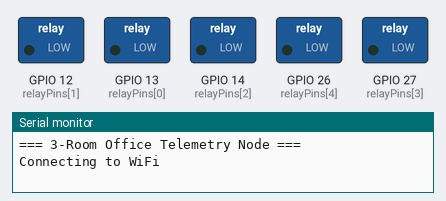
The sketch below on a simulated ESP32. Parts: switched loads named in the sketch (green lamp = pin HIGH), the last lines printed to the serial monitor. WiFi joins after 1.5 s; servers stay silent unless stated; uploads are accepted with an empty reply; the local clock reads 2024-03-15 10:24:30 at power-on unless the sketch sets it; random numbers use the default seed unless the sketch sets one.

Above: at 1.1 s.
At 2.6 s:
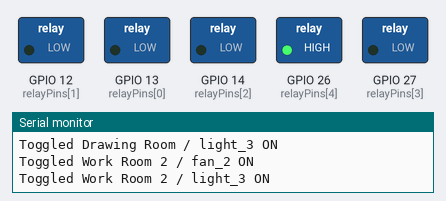
At 18.9 s:
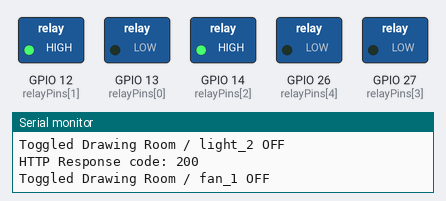
At 20.7 s:
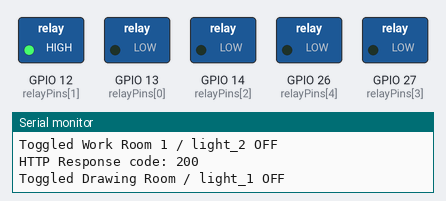
At 30.1 s:
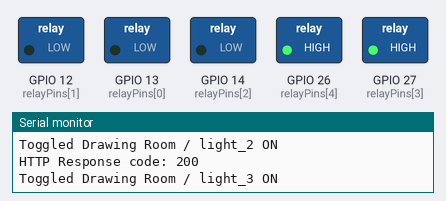
At 38.2 s:
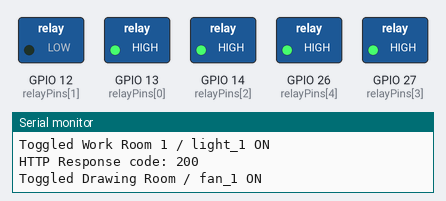
Timing chart, 0 to 39.7 s (numbered marks = the images above):
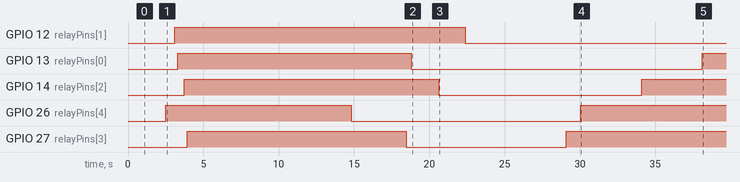

The sketch:

sketch.ino
```cpp
#include <WiFi.h>
#include <HTTPClient.h>
#include <ArduinoJson.h>
#include <time.h>

#define RELAY_ACTIVE_STATE   HIGH
#define RELAY_INACTIVE_STATE (RELAY_ACTIVE_STATE == HIGH ? LOW : HIGH)

// --- Network & Server Configuration ---
const char* ssid = "Wokwi-GUEST";
const char* password = "";

// Ensure your ngrok URL has /api/update at the end!
// NOTE: If you restarted ngrok, this URL will change and you must update it here.
//
// IMPORTANT: this must be the *http://* forwarding URL, not https://.
// Start ngrok with both schemes enabled so it gives you a plain-HTTP URL too:
//   ngrok http 8000 --scheme http --scheme https
// Then copy the "http://..." line it prints (NOT the https:// one) into webhookUrl below.
// This avoids a TLS handshake incompatibility between the ESP32's TLS stack
// and ngrok's edge servers that causes "Error code: -1, connection refused"
// even with WiFiClientSecure + setInsecure().
const char* webhookUrl = "http://fried-resolved-vertebrae.ngrok-free.dev/api/update";

// --- Office Layout Configuration ---
#define NUM_ROOMS   3
#define NUM_DEVICES 5

const char* roomNames[NUM_ROOMS]   = {"Drawing Room", "Work Room 1", "Work Room 2"};
const char* deviceKeys[NUM_DEVICES] = {"fan_1", "fan_2", "light_1", "light_2", "light_3"};

// Only Room 0 (Drawing Room) has real relays wired in the Wokwi schematic.
const bool roomIsPhysical[NUM_ROOMS] = {true, false, false};
const int relayPins[NUM_DEVICES]     = {13, 12, 14, 27, 26};  // only used for room 0

// --- State Tracking (2D: [room][device]) ---
bool deviceState[NUM_ROOMS][NUM_DEVICES];
float deviceWattage[NUM_ROOMS][NUM_DEVICES];
char lastChangedStr[NUM_ROOMS][NUM_DEVICES][20];
unsigned long nextToggleTime[NUM_ROOMS][NUM_DEVICES];

unsigned long lastTelemetrySend = 0;
const unsigned long HEARTBEAT_INTERVAL = 15000;  // keep-alive if nothing toggles for a while

const long gmtOffset_sec = 6 * 3600;  // Dhaka timezone (UTC+6)
const int daylightOffset_sec = 0;

const unsigned long WIFI_CONNECT_TIMEOUT = 15000;
const unsigned long NTP_SYNC_TIMEOUT = 10000;

void recordLastChanged(int r, int d) {
  struct tm ti;
  if (getLocalTime(&ti)) {
    strftime(lastChangedStr[r][d], sizeof(lastChangedStr[r][d]), "%I:%M %p", &ti);
  } else {
    strncpy(lastChangedStr[r][d], "Time Error", sizeof(lastChangedStr[r][d]));
  }
}

// Builds the JSON snapshot of all 3 rooms x 5 devices and POSTs it.
void sendTelemetry() {
  if (WiFi.status() != WL_CONNECTED) {
    Serial.println("Skipping send: WiFi not connected");
    return;
  }

  // Refresh wattage for every device based on current state
  for (int r = 0; r < NUM_ROOMS; r++) {
    for (int d = 0; d < NUM_DEVICES; d++) {
      if (deviceState[r][d]) {
        if (String(deviceKeys[d]).startsWith("fan")) {
          deviceWattage[r][d] = 60.0 + (random(0, 50) / 10.0);   // 60.0 to 65.0W
        } else {
          deviceWattage[r][d] = 14.0 + (random(0, 20) / 10.0);   // 14.0 to 16.0W
        }
      } else {
        deviceWattage[r][d] = 0.0;
      }
    }
  }

  // ArduinoJson v7 syntax
  JsonDocument doc;
  for (int r = 0; r < NUM_ROOMS; r++) {
    JsonObject roomObj = doc[roomNames[r]].to<JsonObject>();
    for (int d = 0; d < NUM_DEVICES; d++) {
      JsonObject devObj = roomObj[deviceKeys[d]].to<JsonObject>();
      devObj["status"] = deviceState[r][d] ? "on" : "off";
      devObj["wattage"] = deviceWattage[r][d];
      devObj["last_updated"] = lastChangedStr[r][d];
    }
  }

  String jsonPayload;
  serializeJson(doc, jsonPayload);

  HTTPClient http;

  // Plain HTTP now (see webhookUrl comment above) -- no secure client needed,
  // which sidesteps the ESP32/ngrok TLS handshake incompatibility entirely.
  http.begin(webhookUrl);

  // Headers
  http.addHeader("Content-Type", "application/json");
  // Bypass the Ngrok free-tier browser warning interstitial
  http.addHeader("ngrok-skip-browser-warning", "true");

  http.setTimeout(10000);          // was 5000 -- more headroom for the multi-hop route
  http.setConnectTimeout(8000);    // explicit connect-phase timeout too

  int httpResponseCode = http.POST(jsonPayload);
  if (httpResponseCode > 0) {
    Serial.printf("HTTP Response code: %d\n", httpResponseCode);
  } else {
    Serial.printf("Error code: %d, Error: %s\n", httpResponseCode, http.errorToString(httpResponseCode).c_str());
  }
  http.end();
}

void setup() {
  Serial.begin(115200);
  delay(1000);
  Serial.println("=== 3-Room Office Telemetry Node ===");

  randomSeed(esp_random());

  for (int r = 0; r < NUM_ROOMS; r++) {
    for (int d = 0; d < NUM_DEVICES; d++) {
      deviceState[r][d] = false;
      nextToggleTime[r][d] = millis() + random(1000, 4000);

      if (roomIsPhysical[r]) {
        pinMode(relayPins[d], OUTPUT);
        digitalWrite(relayPins[d], RELAY_INACTIVE_STATE);
      }
    }
  }

  // Connecting directly to channel 6 speeds up Wokwi boot time
  WiFi.begin(ssid, password, 6);
  Serial.print("Connecting to WiFi");
  unsigned long wifiStart = millis();
  while (WiFi.status() != WL_CONNECTED && millis() - wifiStart < WIFI_CONNECT_TIMEOUT) {
    delay(500);
    Serial.print(".");
  }
  bool wifiOK = (WiFi.status() == WL_CONNECTED);
  Serial.println(wifiOK ? "\nConnected!" : "\nWiFi timed out -- continuing, will keep retrying in the background");

  if (wifiOK) {
    Serial.print("Syncing real-time clock");
    configTime(gmtOffset_sec, daylightOffset_sec, "pool.ntp.org");
    struct tm ti;
    unsigned long ntpStart = millis();
    while (!getLocalTime(&ti) && millis() - ntpStart < NTP_SYNC_TIMEOUT) {
      delay(250);
      Serial.print(".");
    }
    Serial.println(getLocalTime(&ti) ? " Done." : " Timed out (will show 'Time Error' until it syncs).");
  }

  for (int r = 0; r < NUM_ROOMS; r++) {
    for (int d = 0; d < NUM_DEVICES; d++) {
      recordLastChanged(r, d);
    }
  }
  Serial.println();
}

void loop() {
  unsigned long currentMillis = millis();
  bool anyStateChanged = false;

  for (int r = 0; r < NUM_ROOMS; r++) {
    for (int d = 0; d < NUM_DEVICES; d++) {
      if (currentMillis >= nextToggleTime[r][d]) {
        deviceState[r][d] = !deviceState[r][d];

        if (roomIsPhysical[r]) {
          digitalWrite(relayPins[d], deviceState[r][d] ? RELAY_ACTIVE_STATE : RELAY_INACTIVE_STATE);
        }

        recordLastChanged(r, d);
        anyStateChanged = true;

        Serial.print("Toggled "); Serial.print(roomNames[r]);
        Serial.print(" / "); Serial.print(deviceKeys[d]);
        Serial.println(deviceState[r][d] ? " ON" : " OFF");

        // Set the next random toggle time between 10 to 20 seconds for the demo
        nextToggleTime[r][d] = currentMillis + random(10000, 20000);
      }
    }
  }

  if (anyStateChanged) {
    sendTelemetry();
    lastTelemetrySend = currentMillis;
  }

  if (currentMillis - lastTelemetrySend >= HEARTBEAT_INTERVAL) {
    lastTelemetrySend = currentMillis;
    if (WiFi.status() != WL_CONNECTED) {
      Serial.println("WiFi disconnected -- attempting reconnect...");
      WiFi.reconnect();
    } else {
      sendTelemetry();
    }
  }
}
```

Measured:
- by itself, GPIO 12 (relayPins[1]): LOW → HIGH at 3.1 s, → LOW 19.3 s later
- by itself, GPIO 13 (relayPins[0]): LOW → HIGH at 3.3 s, → LOW 15.5 s later, → HIGH 19.3 s later
- by itself, GPIO 14 (relayPins[2]): LOW → HIGH at 3.7 s, → LOW 16.9 s later, → HIGH 13.5 s later
- by itself, GPIO 26 (relayPins[4]): LOW → HIGH at 2.5 s, → LOW 12.3 s later, → HIGH 15.2 s later
- by itself, GPIO 27 (relayPins[3]): LOW → HIGH at 3.9 s, → LOW 14.5 s later, → HIGH 10.6 s later
